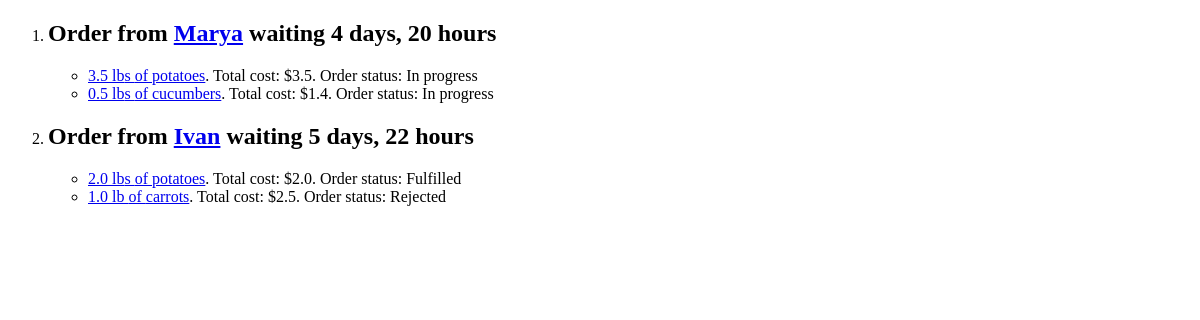
/store/, run on an earlier commit of the app's database.
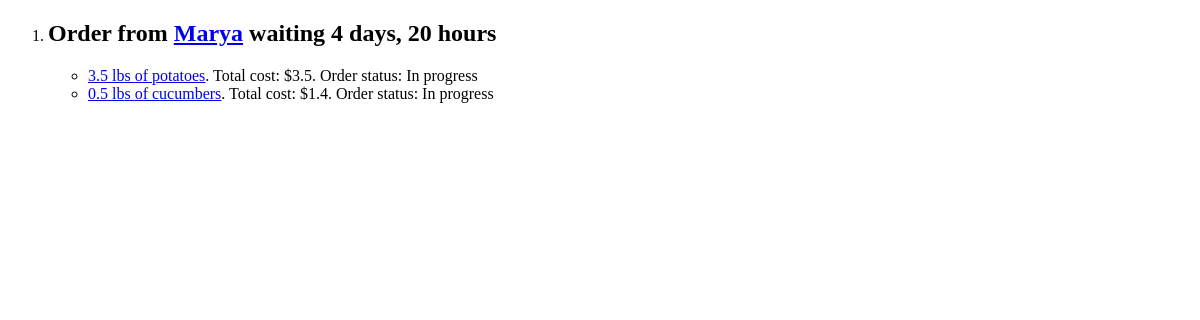
And on a later commit of the database.
### store/models.py (models this page shows, shortened)
class Customer(models.Model):
    name = models.CharField(max_length=50)
    time_in = models.DateTimeField(default=timezone.localtime())
    time_out = models.DateTimeField(null=True)

class Order(models.Model):
    customer = models.ForeignKey(Customer, on_delete=models.CASCADE)
    product = models.CharField(max_length=50)
    amount = models.FloatField(default=0.0)
    price = models.FloatField(default=0.0)
    PROGRESS = 'PR'
    FULFILLED = 'FU'
    REJECTED = 'RE'
    STATUS_CHOICES = [
        (PROGRESS, 'In progress'),
        (FULFILLED, 'Fulfilled'),
        (REJECTED, 'Rejected'),
    ]
    status = models.CharField(max_length=2,
                              choices=STATUS_CHOICES,
                              default=PROGRESS,
                              )
    def get_total_cost(self):
        return self.price * self.amount

### store/views.py (the view)
# urls.py: path('', views.IndexView.as_view(), name='index'),  # displays all customers with orders
class IndexView(generic.ListView):
    model = Customer
    template_name = 'store/index.html'
    def get_queryset(self):
        result = Customer.objects.filter(time_out=None).order_by('-time_in')
        return result

### store/templates/store/index.html (shortened to what this page needs)
<!DOCTYPE html>
<html lang="en">
<head>
</head>
<body>
{% if customer_list %}
    <ol>
        {% for customer in customer_list %}
        <li><h2>Order from <a href="{% url 'store:customer' customer.id %}">{{ customer.name }}</a>
            waiting {{ customer.time_in|timesince }}</h2></li>
        <ul>
            {% for order in customer.order_set.all %}
            <li><a href="{% url 'store:order_detail' order.id %}">{{ order.amount }} lb{{ order.amount|pluralize }}
                of {{ order.product.lower }}</a>. Total cost: ${{ order.get_total_cost }}.
                Order status: {{ order.get_status_display }}</li>
            {% endfor %}
        </ul>
        {% endfor %}
    </ol>
{% else %}
    <p>No orders to display</p>
{% endif %}
</body>
</html>

What changed in the data, as far as the page shows it:
no longer on this page (row edited): Customer: name "Ivan", time_in "5 days, 22 hours"
no longer on this page (row unchanged): Order: amount "2.0", product "potatoes", get_total_cost "2.0", status "Fulfilled", shown under "Ivan"
no longer on this page (row edited): Order: amount "1.0", product "carrots", get_total_cost "2.5", status "Rejected", shown under "Ivan"
